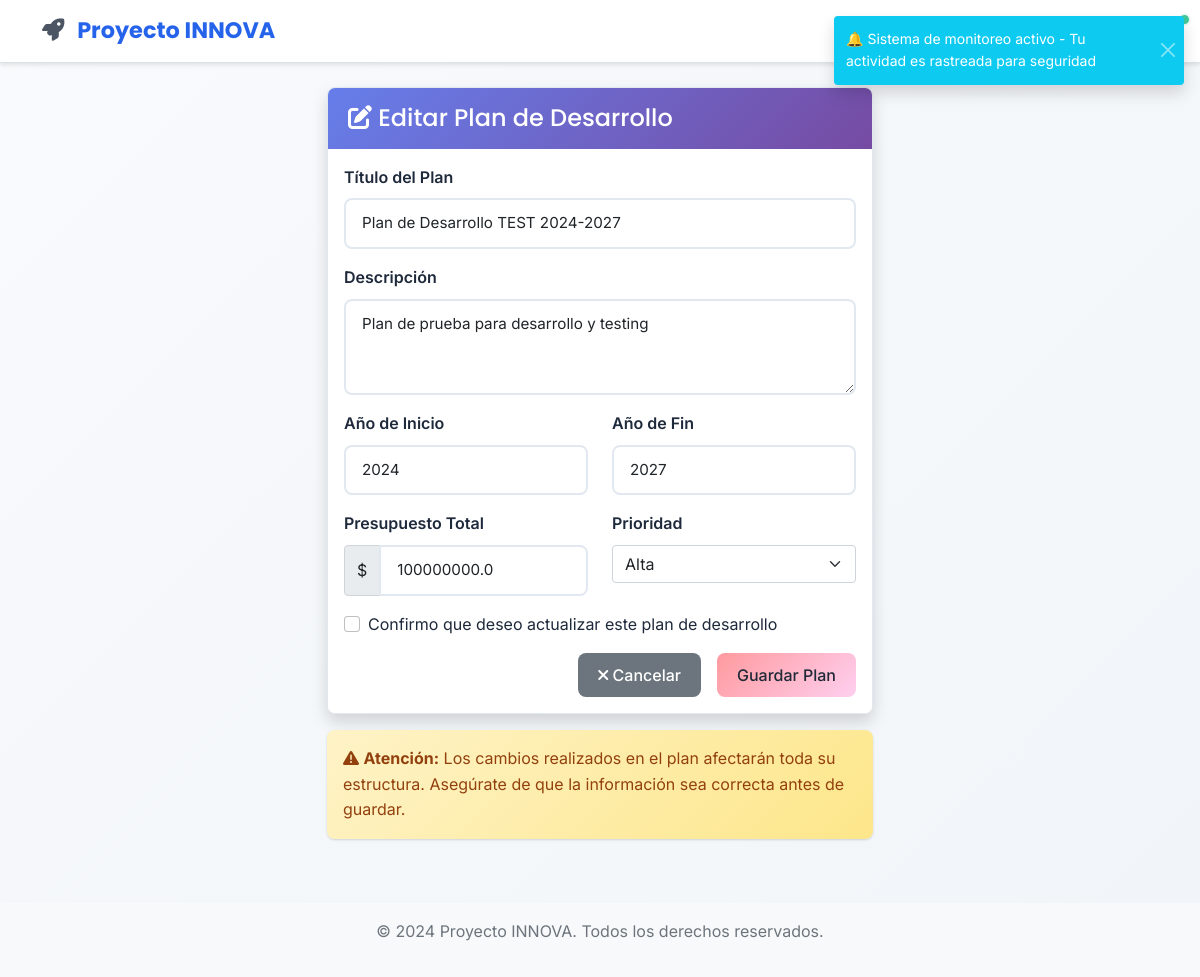
The app's page /planes/1/editar (signed in) with its own data.
### app/models/plan_desarrollo.py (models this page shows, shortened)
class PlanDesarrollo(db.Model):
    __tablename__ = 'planes_desarrollo'
    id = db.Column(db.Integer, primary_key=True)
    titulo = db.Column(db.String(200), nullable=False)
    descripcion = db.Column(db.Text)
    anio_inicio = db.Column(db.Integer, nullable=False)
    anio_fin = db.Column(db.Integer, nullable=False)
    estado = db.Column(db.String(20), default='borrador')  # borrador, activo, finalizado, cancelado
    municipio_id = db.Column(db.Integer, db.ForeignKey('users.id'), nullable=False)
    municipio = db.relationship('User', backref=db.backref('planes_desarrollo', lazy=True))
    created_at = db.Column(db.DateTime, default=ahora_utc)
    updated_at = db.Column(db.DateTime, default=ahora_utc, onupdate=ahora_utc)
    presupuesto_total = db.Column(db.Float, default=0.0)
    prioridad = db.Column(db.String(20), default='media')  # baja, media, alta, critica
    @classmethod
    def filtro_visibilidad(cls, usuario):
        from app.models.user import User
        return cls.municipio.has(
            db.and_(
                User.municipality == usuario.municipality,
                User.department == usuario.department,
            )
        )
    @classmethod
    def visibles_para(cls, usuario):
        return cls.query.filter(cls.filtro_visibilidad(usuario))

### app/views/planes.py (the view)
@planes_bp.route('/<int:plan_id>/editar', methods=['GET', 'POST'])
@login_required
def editar(plan_id):
    plan = get_plan_or_redirect(plan_id, current_user)
    if hasattr(plan, 'status_code'):
        return plan
    form = PlanForm(obj=plan)
    if form.validate_on_submit():
        form.populate_obj(plan)
        plan.updated_at = ahora_utc()
        db.session.commit()
        flash('Plan actualizado exitosamente.', 'success')
        return redirect(url_for('planes.ver', plan_id=plan.id))
    return render_template('planes/editar.html', title='Editar Plan', form=form, plan=plan)

### app/models/user.py (called while the page is built)
    def is_admin(self):
        if self.active_roles:
            admin_names = ['admin', 'administrador']
            return any(ur.role.name.lower() in admin_names for ur in self.active_roles)
        return self.legacy_role == 'admin'

### app/views/planes.py (called while the page is built, shortened)
def get_plan_or_redirect(plan_id, current_user, redirect_endpoint='planes.index'):
    visibles = PlanDesarrollo.visibles_para(current_user)
    plan = visibles.filter(PlanDesarrollo.id == plan_id).first()
    if plan:
        return plan

### app/templates/planes/editar.html (shortened to what this page needs)
{% extends "base.html" %}
{% block content %}
<div class="row justify-content-center">
    <div class="col-md-8 col-lg-6">
        <div class="card shadow">
            <div class="card-header bg-warning text-white">
                <h4 class="mb-0">
                    <i class="fas fa-edit"></i> Editar Plan de Desarrollo
                </h4>
            </div>
            <div class="card-body">
                <form method="POST" novalidate>
                    <div class="mb-3">
                        {{ form.titulo.label(class="form-label") }}
                        {{ form.titulo(class="form-control" + (" is-invalid" if form.titulo.errors else "")) }}
                    </div>
                    <div class="mb-3">
                        {{ form.descripcion.label(class="form-label") }}
                        {{ form.descripcion(class="form-control" + (" is-invalid" if form.descripcion.errors else ""), rows=3) }}
                    </div>
                    <div class="row">
                        <div class="col-md-6 mb-3">
                            {{ form.anio_inicio.label(class="form-label") }}
                            {{ form.anio_inicio(class="form-control" + (" is-invalid" if form.anio_inicio.errors else "")) }}
                        </div>
                        <div class="col-md-6 mb-3">
                            {{ form.anio_fin.label(class="form-label") }}
                            {{ form.anio_fin(class="form-control" + (" is-invalid" if form.anio_fin.errors else "")) }}
                        </div>
                    </div>
                    <div class="row">
                        <div class="col-md-6 mb-3">
                            {{ form.presupuesto_total.label(class="form-label") }}
                            <div class="input-group">
                                <span class="input-group-text">$</span>
                                {{ form.presupuesto_total(class="form-control" + (" is-invalid" if form.presupuesto_total.errors else "")) }}
                            </div>
                        </div>
                        <div class="col-md-6 mb-3">
                            {{ form.prioridad.label(class="form-label") }}
                            {{ form.prioridad(class="form-select" + (" is-invalid" if form.prioridad.errors else "")) }}
                        </div>
                    </div>
                    <div class="mb-3">
                        <div class="form-check">
                            <input class="form-check-input" type="checkbox" id="confirmarEdicion" required>
                            <label class="form-check-label" for="confirmarEdicion">
                                Confirmo que deseo actualizar este plan de desarrollo
                            </label>
                        </div>
                    </div>
                    <div class="d-grid gap-2 d-md-flex justify-content-md-end">
                        <a href="{{ url_for('planes.ver', plan_id=plan.id) }}" class="btn btn-secondary me-md-2">
                            <i class="fas fa-times"></i> Cancelar
                        </a>
                        {{ form.submit(class="btn btn-warning") }}
                    </div>
                </form>
            </div>
        </div>
        <div class="mt-3">
            <div class="alert alert-warning">
                <i class="fas fa-exclamation-triangle"></i>
                <strong>Atención:</strong> Los cambios realizados en el plan afectarán toda su estructura.
                Asegúrate de que la información sea correcta antes de guardar.
            </div>
        </div>
    </div>
</div>
{% endblock %}

### app/static/css/style.css (style rules this page uses)
:root { --primary-color: #2563eb; --primary-dark: #1d4ed8; --primary-light: #3b82f6; --secondary-color: #64748b; --success-color: #10b981; --warning-color: #f59e0b; --danger-color: #ef4444; --info-color: #06b6d4; --bg-primary: #ffffff; --bg-secondary: #f8fafc; --bg-tertiary: #f1f5f9; --bg-gradient: linear-gradient(135deg, #667eea 0%, #764ba2 100%); --text-primary: #1e293b; --text-secondary: #64748b; --text-muted: #94a3b8; --border-color: #e2e8f0; --shadow: 0 1px 3px 0 rgba(0, 0, 0, 0.1), 0 1px 2px 0 rgba(0, 0, 0, 0.06); --shadow-lg: 0 10px 15px -3px rgba(0, 0, 0, 0.1), 0 4px 6px -2px rgba(0, 0, 0, 0.05); --border-radius: 8px; --border-radius-lg: 12px; }
body { background: linear-gradient(135deg, #f8fafc 0%, #f1f5f9 100%); min-height: 100vh; font-family: 'Inter', -apple-system, BlinkMacSystemFont, 'Segoe UI', Roboto, sans-serif; color: var(--text-primary); line-height: 1.6; }
.card { border: 1px solid var(--border-color); border-radius: var(--border-radius); box-shadow: var(--shadow); background: var(--bg-primary); transition: all 0.3s ease; overflow: hidden; }
.card-header { background: var(--primary-color); color: white; border: none; font-family: 'Poppins', sans-serif; font-weight: 600; padding: 1rem 1.25rem; }
.card-body { background: var(--bg-primary); }
.btn { border-radius: var(--border-radius); font-family: 'Inter', sans-serif; font-weight: 500; padding: 0.625rem 1.25rem; transition: all 0.2s ease; border: none; position: relative; overflow: hidden; }
.btn-warning { background: var(--warning-color); color: #1f2937; }
.form-control { border-radius: var(--border-radius); border: 2px solid var(--border-color); background: var(--bg-primary); font-family: 'Inter', sans-serif; font-size: 0.95rem; padding: 0.75rem 1rem; transition: all 0.3s cubic-bezier(0.4, 0, 0.2, 1); }
.form-label { font-family: 'Inter', sans-serif; font-weight: 600; color: var(--text-primary); margin-bottom: 0.5rem; }
.alert { border-radius: var(--border-radius); border: none; font-family: 'Inter', sans-serif; box-shadow: var(--shadow); }
.alert-warning { background: linear-gradient(135deg, #fef3c7 0%, #fde68a 100%); color: #92400e; }
.btn-warning { background: linear-gradient(135deg, #ff9a9e 0%, #fecfef 100%); color: #1f2937; position: relative; overflow: hidden; }
.btn-warning::before { content: ''; position: absolute; top: 0; left: -100%; width: 100%; height: 100%; background: linear-gradient(90deg, transparent, rgba(255, 255, 255, 0.3), transparent); transition: left 0.5s; }
.card-header { background: linear-gradient(135deg, #667eea 0%, #764ba2 100%); color: white; border: none; font-family: 'Poppins', sans-serif; font-weight: 600; padding: 1rem 1.25rem; position: relative; overflow: hidden; }
.card-header::before { content: ''; position: absolute; top: 0; left: -100%; width: 100%; height: 100%; background: linear-gradient(90deg, transparent, rgba(255, 255, 255, 0.1), transparent); transition: left 0.7s; }

### records on screen
PlanDesarrollo: titulo "Plan de Desarrollo TEST 2024-2027", descripcion "Plan de prueba para desarrollo y testing", anio_inicio "2024", anio_fin "2027", presupuesto_total "100000000.0", prioridad "Alta"
